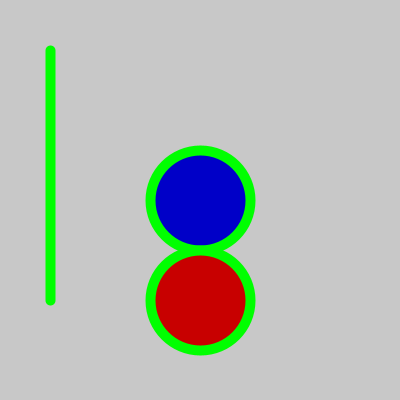
Frame 1 (no input)
Frame 60 (the mouse pressed at the canvas centre just before this capture): identical to frame 1, image omitted
Frame 120 (the mouse held since frame 60 and released just before this capture): identical to frame 1, image omitted

The Processing sketch that drew this single still picture (run headless with seeded random() and noise(); from frame 60 on, the mouse is pressed at the canvas centre):

// Processing sketch: ejercicio_base_2
// ── ejercicio_base_2.pde
void setup(){
  size(400,400);// X (ancho) , Y (alto)
  // RGB - Red (0-255), Green (0-255), Blue (0-255)
  // RGB - Red (0-FF), Green (0-FF), Blue (0-FF)
  
  // DEC 0 - 9
  // HEX 0 - F (A - 10, B - 11, ..., F - 15)
  // #FF0000
  
  background(200);
  
  
  stroke(0,255,0);
  
  strokeWeight(10);
  line(50,50,50,300);
  fill(0,0,200);
  ellipse(200,200,100,100);
  fill(200,0,0);
  ellipse(200,300,100,100);
  
}

void draw(){
  
}
